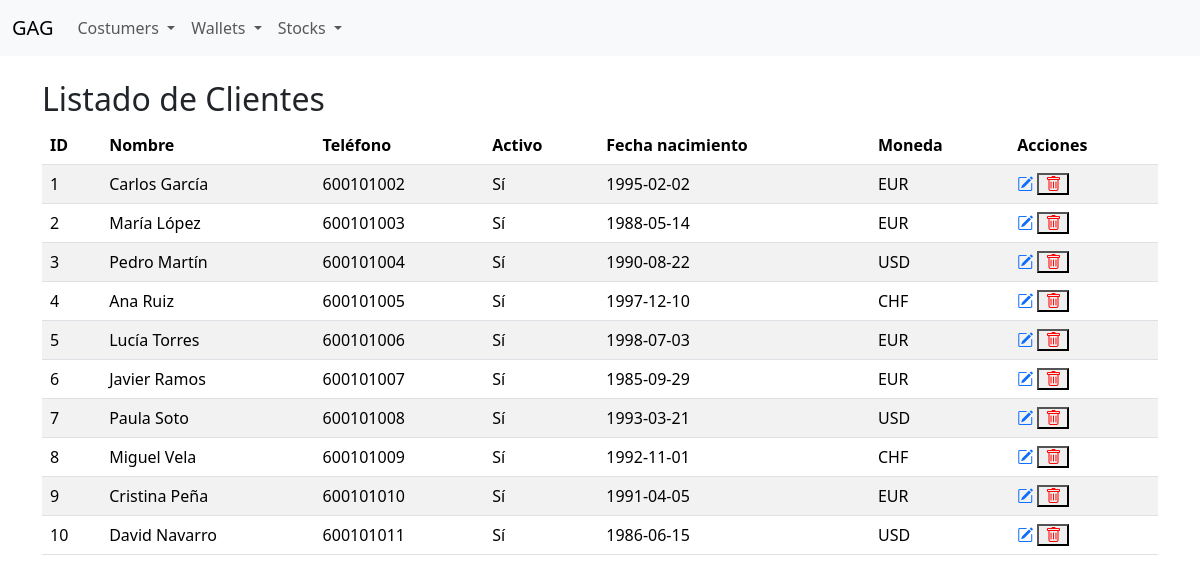
/listado_clientes.php, run on an earlier commit of the app's database.
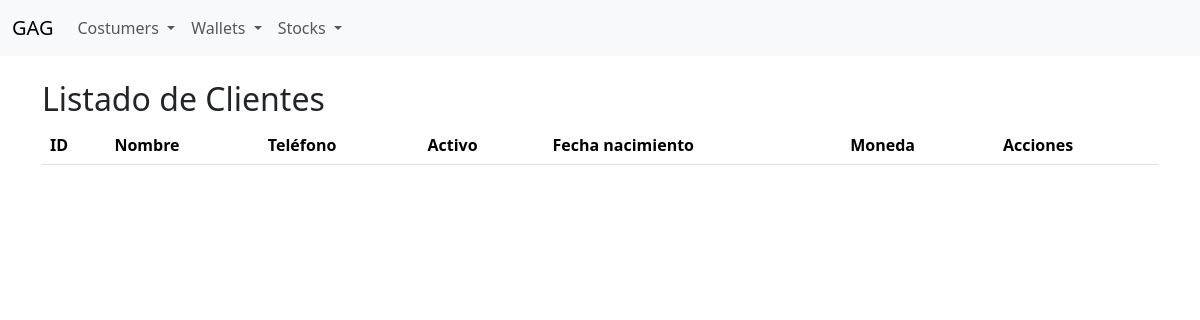
And on a later commit of the database.
### tables this page shows
CREATE TABLE `customers` (
  `id_customers` int NOT NULL,
  `phone` int NOT NULL,
  `customer_name` varchar(69) NOT NULL,
  `customer_active` tinyint(1) NOT NULL,
  `birthdate` date NOT NULL,
  `currency_id_FK` int NOT NULL
);

CREATE TABLE `currency` (
  `currency_id` int NOT NULL,
  `currency_name` varchar(69) NOT NULL
);

### listado_clientes.php (the view, shortened to what this page needs)
<?php
$conexion = obtenerConexion();
$sql = "SELECT c.id_customers, c.phone, c.customer_name, c.customer_active, c.birthdate, cu.currency_name
        FROM customers c
        LEFT JOIN currency cu ON c.currency_id_FK = cu.currency_id
        ORDER BY c.id_customers ASC";
$resultado = mysqli_query($conexion, $sql);
?>
<div class="container mt-4">
    <h2>Listado de Clientes</h2>
    <table class="table table-striped table-hover">
    <thead>
        <tr>
            <th>ID</th>
            <th>Nombre</th>
            <th>Teléfono</th>
            <th>Activo</th>
            <th>Fecha nacimiento</th>
            <th>Moneda</th>
            <th>Acciones</th>
        </tr>
    </thead>
    <tbody>
    <?php
    while($fila = mysqli_fetch_assoc($resultado)){
        echo "<tr>";
        echo "<td>" . $fila['id_customers'] . "</td>";
        echo "<td>" . $fila['customer_name'] . "</td>";
        echo "<td>" . $fila['phone'] . "</td>";
        echo "<td>" . ($fila['customer_active'] ? 'Sí' : 'No') . "</td>";
        echo "<td>" . $fila['birthdate'] . "</td>";
        echo "<td>" . $fila['currency_name'] . "</td>";
        echo "<td>
        <a href='editar_cliente.php?id=" . $fila['id_customers'] . "' class='bi bi-pencil-square'></a>
        <form method='post' action='proceso_borrar_cliente.php' style='display:inline; margin:0;'>
            <input type='hidden' name='id_cliente' value='" . $fila['id_customers'] . "'>
            <button type='submit' class='bi bi-trash' onclick='return confirm(\"¿Seguro que quieres borrar este cliente?\");'></button>
        </form>
      </td>";
        echo "</tr>";
    }
    ?>
    </tbody>
</table>
</div>
</body>
</html>

### listado_clientes.php (style rules this page uses)
.bi-trash { color: red; }

What changed in the data, as far as the page shows it:
removed customers: id_customers "1", customer_name "Carlos García", phone "600101002", customer_active "Sí", birthdate "1995-02-02", currency_id_FK.currency_name "EUR"
removed customers: id_customers "2", customer_name "María López", phone "600101003", customer_active "Sí", birthdate "1988-05-14", currency_id_FK.currency_name "EUR"
removed customers: id_customers "3", customer_name "Pedro Martín", phone "600101004", customer_active "Sí", birthdate "1990-08-22", currency_id_FK.currency_name "USD"
removed customers: id_customers "4", customer_name "Ana Ruiz", phone "600101005", customer_active "Sí", birthdate "1997-12-10", currency_id_FK.currency_name "CHF"
removed customers: id_customers "5", customer_name "Lucía Torres", phone "600101006", customer_active "Sí", birthdate "1998-07-03", currency_id_FK.currency_name "EUR"
removed customers: id_customers "6", customer_name "Javier Ramos", phone "600101007", customer_active "Sí", birthdate "1985-09-29", currency_id_FK.currency_name "EUR"
removed customers: id_customers "7", customer_name "Paula Soto", phone "600101008", customer_active "Sí", birthdate "1993-03-21", currency_id_FK.currency_name "USD"
removed customers: id_customers "8", customer_name "Miguel Vela", phone "600101009", customer_active "Sí", birthdate "1992-11-01", currency_id_FK.currency_name "CHF"
removed customers: id_customers "9", customer_name "Cristina Peña", phone "600101010", customer_active "Sí", birthdate "1991-04-05", currency_id_FK.currency_name "EUR"
removed customers: id_customers "10", customer_name "David Navarro", phone "600101011", customer_active "Sí", birthdate "1986-06-15", currency_id_FK.currency_name "USD"
